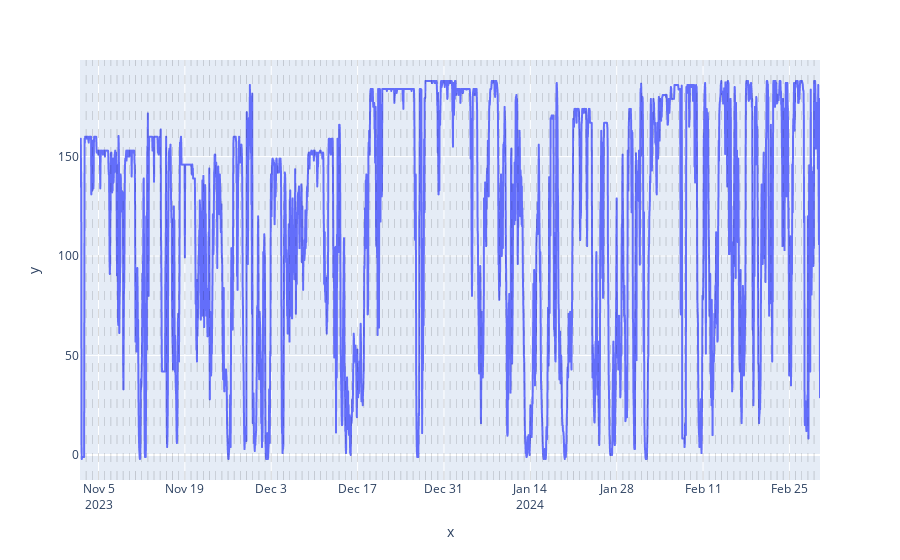

Notebook code for this chart:
### Markdown cell above
Note : It's seems logical and important to keep the number of offset features equal to the maximum size of missing values windows. Indeed, we can roughly expect that we need at least an equal quantity of complete information compare to the quantity of missing information in order to fill the missing values "holes".

### Code cell
# Instanciate a KNN imputer
knn_imputer = KNNImputer(n_neighbors = 3)

# Create the X matrix
X = gen_data_dt_supervised_2.copy(deep = True)

# Fit the imputer
knn_imputer.fit(X)

# Transform
X_imputed = knn_imputer.transform(X)

# Extract the first column of the X_imputed array, and re-create a df
gen_data_dt_imputed_1 = pd.DataFrame({"value": X_imputed[:, 0]}, index = gen_data_dt_supervised_2.index)

# Plot the imputed values
plot_time_serie(gen_data_dt_imputed_1,
                "",
                "value",
                dt_index = True)

### Figure 1 — Plotly figure (JSON) as saved in the notebook; plotly's stock layout.template omitted (floating-point values rounded to 4 significant figures; data arrays with more than 128 entries replaced by an {"elided": "..."} marker saying what was removed)
{"data": [{"hovertemplate": "x=%{x}<br>y=%{y}<extra></extra>", "legendgroup": "", "line": {"color": "#636efa", "dash": "solid"}, "marker": {"symbol": "circle"}, "mode": "lines", "name": "", "showlegend": false, "type": "scattergl", "x": {"elided": "2880 str values"}, "xaxis": "x", "y": {"elided": "2880 float values"}, "yaxis": "y"}], "layout": {"legend": {"tracegroupgap": 0}, "margin": {"t": 60}, "shapes": [{"line": {"color": "black", "dash": "dash", "width": 0.5}, "opacity": 0.3, "type": "line", "x0": "2023-11-03T00:00:00", "x1": "2023-11-03T00:00:00", "xref": "x", "y0": 0, "y1": 1, "yref": "y domain"}, {"line": {"color": "black", "dash": "dash", "width": 0.5}, "opacity": 0.3, "type": "line", "x0": "2023-11-04T00:00:00", "x1": "2023-11-04T00:00:00", "xref": "x", "y0": 0, "y1": 1, "yref": "y domain"}, {"line": {"color": "black", "dash": "dash", "width": 0.5}, "opacity": 0.3, "type": "line", "x0": "2023-11-05T00:00:00", "x1": "2023-11-05T00:00:00", "xref": "x", "y0": 0, "y1": 1, "yref": "y domain"}, {"line": {"color": "black", "dash": "dash", "width": 0.5}, "opacity": 0.3, "type": "line", "x0": "2023-11-06T00:00:00", "x1": "2023-11-06T00:00:00", "xref": "x", "y0": 0, "y1": 1, "yref": "y domain"}, {"line": {"color": "black", "dash": "dash", "width": 0.5}, "opacity": 0.3, "type": "line", "x0": "2023-11-07T00:00:00", "x1": "2023-11-07T00:00:00", "xref": "x", "y0": 0, "y1": 1, "yref": "y domain"}, {"line": {"color": "black", "dash": "dash", "width": 0.5}, "opacity": 0.3, "type": "line", "x0": "2023-11-08T00:00:00", "x1": "2023-11-08T00:00:00", "xref": "x", "y0": 0, "y1": 1, "yref": "y domain"}, {"line": {"color": "black", "dash": "dash", "width": 0.5}, "opacity": 0.3, "type": "line", "x0": "2023-11-09T00:00:00", "x1": "2023-11-09T00:00:00", "xref": "x", "y0": 0, "y1": 1, "yref": "y domain"}, {"line": {"color": "black", "dash": "dash", "width": 0.5}, "opacity": 0.3, "type": "line", "x0": "2023-11-10T00:00:00", "x1": "2023-11-10T00:00:00", "xref": "x", "y0": 0, "y1": 1, "yref": "y domain"}, {"line": {"color": "black", "dash": "dash", "width": 0.5}, "opacity": 0.3, "type": "line", "x0": "2023-11-11T00:00:00", "x1": "2023-11-11T00:00:00", "xref": "x", "y0": 0, "y1": 1, "yref": "y domain"}, {"line": {"color": "black", "dash": "dash", "width": 0.5}, "opacity": 0.3, "type": "line", "x0": "2023-11-12T00:00:00", "x1": "2023-11-12T00:00:00", "xref": "x", "y0": 0, "y1": 1, "yref": "y domain"}, {"line": {"color": "black", "dash": "dash", "width": 0.5}, "opacity": 0.3, "type": "line", "x0": "2023-11-13T00:00:00", "x1": "2023-11-13T00:00:00", "xref": "x", "y0": 0, "y1": 1, "yref": "y domain"}, {"line": {"color": "black", "dash": "dash", "width": 0.5}, "opacity": 0.3, "type": "line", "x0": "2023-11-14T00:00:00", "x1": "2023-11-14T00:00:00", "xref": "x", "y0": 0, "y1": 1, "yref": "y domain"}, {"line": {"color": "black", "dash": "dash", "width": 0.5}, "opacity": 0.3, "type": "line", "x0": "2023-11-15T00:00:00", "x1": "2023-11-15T00:00:00", "xref": "x", "y0": 0, "y1": 1, "yref": "y domain"}, {"line": {"color": "black", "dash": "dash", "width": 0.5}, "opacity": 0.3, "type": "line", "x0": "2023-11-16T00:00:00", "x1": "2023-11-16T00:00:00", "xref": "x", "y0": 0, "y1": 1, "yref": "y domain"}, {"line": {"color": "black", "dash": "dash", "width": 0.5}, "opacity": 0.3, "type": "line", "x0": "2023-11-17T00:00:00", "x1": "2023-11-17T00:00:00", "xref": "x", "y0": 0, "y1": 1, "yref": "y domain"}, {"line": {"color": "black", "dash": "dash", "width": 0.5}, "opacity": 0.3, "type": "line", "x0": "2023-11-18T00:00:00", "x1": "2023-11-18T00:00:00", "xref": "x", "y0": 0, "y1": 1, "yref": "y domain"}, {"line": {"color": "black", "dash": "dash", "width": 0.5}, "opacity": 0.3, "type": "line", "x0": "2023-11-19T00:00:00", "x1": "2023-11-19T00:00:00", "xref": "x", "y0": 0, "y1": 1, "yref": "y domain"}, {"line": {"color": "black", "dash": "dash", "width": 0.5}, "opacity": 0.3, "type": "line", "x0": "2023-11-20T00:00:00", "x1": "2023-11-20T00:00:00", "xref": "x", "y0": 0, "y1": 1, "yref": "y domain"}, {"line": {"color": "black", "dash": "dash", "width": 0.5}, "opacity": 0.3, "type": "line", "x0": "2023-11-21T00:00:00", "x1": "2023-11-21T00:00:00", "xref": "x", "y0": 0, "y1": 1, "yref": "y domain"}, {"line": {"color": "black", "dash": "dash", "width": 0.5}, "opacity": 0.3, "type": "line", "x0": "2023-11-22T00:00:00", "x1": "2023-11-22T00:00:00", "xref": "x", "y0": 0, "y1": 1, "yref": "y domain"}, {"line": {"color": "black", "dash": "dash", "width": 0.5}, "opacity": 0.3, "type": "line", "x0": "2023-11-23T00:00:00", "x1": "2023-11-23T00:00:00", "xref": "x", "y0": 0, "y1": 1, "yref": "y domain"}, {"line": {"color": "black", "dash": "dash", "width": 0.5}, "opacity": 0.3, "type": "line", "x0": "2023-11-24T00:00:00", "x1": "2023-11-24T00:00:00", "xref": "x", "y0": 0, "y1": 1, "yref": "y domain"}, {"line": {"color": "black", "dash": "dash", "width": 0.5}, "opacity": 0.3, "type": "line", "x0": "2023-11-25T00:00:00", "x1": "2023-11-25T00:00:00", "xref": "x", "y0": 0, "y1": 1, "yref": "y domain"}, {"line": {"color": "black", "dash": "dash", "width": 0.5}, "opacity": 0.3, "type": "line", "x0": "2023-11-26T00:00:00", "x1": "2023-11-26T00:00:00", "xref": "x", "y0": 0, "y1": 1, "yref": "y domain"}, {"line": {"color": "black", "dash": "dash", "width": 0.5}, "opacity": 0.3, "type": "line", "x0": "2023-11-27T00:00:00", "x1": "2023-11-27T00:00:00", "xref": "x", "y0": 0, "y1": 1, "yref": "y domain"}, {"line": {"color": "black", "dash": "dash", "width": 0.5}, "opacity": 0.3, "type": "line", "x0": "2023-11-28T00:00:00", "x1": "2023-11-28T00:00:00", "xref": "x", "y0": 0, "y1": 1, "yref": "y domain"}, {"line": {"color": "black", "dash": "dash", "width": 0.5}, "opacity": 0.3, "type": "line", "x0": "2023-11-29T00:00:00", "x1": "2023-11-29T00:00:00", "xref": "x", "y0": 0, "y1": 1, "yref": "y domain"}, {"line": {"color": "black", "dash": "dash", "width": 0.5}, "opacity": 0.3, "type": "line", "x0": "2023-11-30T00:00:00", "x1": "2023-11-30T00:00:00", "xref": "x", "y0": 0, "y1": 1, "yref": "y domain"}, {"line": {"color": "black", "dash": "dash", "width": 0.5}, "opacity": 0.3, "type": "line", "x0": "2023-12-01T00:00:00", "x1": "2023-12-01T00:00:00", "xref": "x", "y0": 0, "y1": 1, "yref": "y domain"}, {"line": {"color": "black", "dash": "dash", "width": 0.5}, "opacity": 0.3, "type": "line", "x0": "2023-12-02T00:00:00", "x1": "2023-12-02T00:00:00", "xref": "x", "y0": 0, "y1": 1, "yref": "y domain"}, {"line": {"color": "black", "dash": "dash", "width": 0.5}, "opacity": 0.3, "type": "line", "x0": "2023-12-03T00:00:00", "x1": "2023-12-03T00:00:00", "xref": "x", "y0": 0, "y1": 1, "yref": "y domain"}, {"line": {"color": "black", "dash": "dash", "width": 0.5}, "opacity": 0.3, "type": "line", "x0": "2023-12-04T00:00:00", "x1": "2023-12-04T00:00:00", "xref": "x", "y0": 0, "y1": 1, "yref": "y domain"}, {"line": {"color": "black", "dash": "dash", "width": 0.5}, "opacity": 0.3, "type": "line", "x0": "2023-12-05T00:00:00", "x1": "2023-12-05T00:00:00", "xref": "x", "y0": 0, "y1": 1, "yref": "y domain"}, {"line": {"color": "black", "dash": "dash", "width": 0.5}, "opacity": 0.3, "type": "line", "x0": "2023-12-06T00:00:00", "x1": "2023-12-06T00:00:00", "xref": "x", "y0": 0, "y1": 1, "yref": "y domain"}, {"line": {"color": "black", "dash": "dash", "width": 0.5}, "opacity": 0.3, "type": "line", "x0": "2023-12-07T00:00:00", "x1": "2023-12-07T00:00:00", "xref": "x", "y0": 0, "y1": 1, "yref": "y domain"}, {"line": {"color": "black", "dash": "dash", "width": 0.5}, "opacity": 0.3, "type": "line", "x0": "2023-12-08T00:00:00", "x1": "2023-12-08T00:00:00", "xref": "x", "y0": 0, "y1": 1, "yref": "y domain"}, {"line": {"color": "black", "dash": "dash", "width": 0.5}, "opacity": 0.3, "type": "line", "x0": "2023-12-09T00:00:00", "x1": "2023-12-09T00:00:00", "xref": "x", "y0": 0, "y1": 1, "yref": "y domain"}, {"line": {"color": "black", "dash": "dash", "width": 0.5}, "opacity": 0.3, "type": "line", "x0": "2023-12-10T00:00:00", "x1": "2023-12-10T00:00:00", "xref": "x", "y0": 0, "y1": 1, "yref": "y domain"}, {"line": {"color": "black", "dash": "dash", "width": 0.5}, "opacity": 0.3, "type": "line", "x0": "2023-12-11T00:00:00", "x1": "2023-12-11T00:00:00", "xref": "x", "y0": 0, "y1": 1, "yref": "y domain"}, {"line": {"color": "black", "dash": "dash", "width": 0.5}, "opacity": 0.3, "type": "line", "x0": "2023-12-12T00:00:00", "x1": "2023-12-12T00:00:00", "xref": "x", "y0": 0, "y1": 1, "yref": "y domain"}, {"line": {"color": "black", "dash": "dash", "width": 0.5}, "opacity": 0.3, "type": "line", "x0": "2023-12-13T00:00:00", "x1": "2023-12-13T00:00:00", "xref": "x", "y0": 0, "y1": 1, "yref": "y domain"}, {"line": {"color": "black", "dash": "dash", "width": 0.5}, "opacity": 0.3, "type": "line", "x0": "2023-12-14T00:00:00", "x1": "2023-12-14T00:00:00", "xref": "x", "y0": 0, "y1": 1, "yref": "y domain"}, {"line": {"color": "black", "dash": "dash", "width": 0.5}, "opacity": 0.3, "type": "line", "x0": "2023-12-15T00:00:00", "x1": "2023-12-15T00:00:00", "xref": "x", "y0": 0, "y1": 1, "yref": "y domain"}, {"line": {"color": "black", "dash": "dash", "width": 0.5}, "opacity": 0.3, "type": "line", "x0": "2023-12-16T00:00:00", "x1": "2023-12-16T00:00:00", "xref": "x", "y0": 0, "y1": 1, "yref": "y domain"}, {"line": {"color": "black", "dash": "dash", "width": 0.5}, "opacity": 0.3, "type": "line", "x0": "2023-12-17T00:00:00", "x1": "2023-12-17T00:00:00", "xref": "x", "y0": 0, "y1": 1, "yref": "y domain"}, {"line": {"color": "black", "dash": "dash", "width": 0.5}, "opacity": 0.3, "type": "line", "x0": "2023-12-18T00:00:00", "x1": "2023-12-18T00:00:00", "xref": "x", "y0": 0, "y1": 1, "yref": "y domain"}, {"line": {"color": "black", "dash": "dash", "width": 0.5}, "opacity": 0.3, "type": "line", "x0": "2023-12-19T00:00:00", "x1": "2023-12-19T00:00:00", "xref": "x", "y0": 0, "y1": 1, "yref": "y domain"}, {"line": {"color": "black", "dash": "dash", "width": 0.5}, "opacity": 0.3, "type": "line", "x0": "2023-12-20T00:00:00", "x1": "2023-12-20T00:00:00", "xref": "x", "y0": 0, "y1": 1, "yref": "y domain"}, {"line": {"color": "black", "dash": "dash", "width": 0.5}, "opacity": 0.3, "type": "line", "x0": "2023-12-21T00:00:00", "x1": "2023-12-21T00:00:00", "xref": "x", "y0": 0, "y1": 1, "yref": "y domain"}, {"line": {"color": "black", "dash": "dash", "width": 0.5}, "opacity": 0.3, "type": "line", "x0": "2023-12-22T00:00:00", "x1": "2023-12-22T00:00:00", "xref": "x", "y0": 0, "y1": 1, "yref": "y domain"}, {"line": {"color": "black", "dash": "dash", "width": 0.5}, "opacity": 0.3, "type": "line", "x0": "2023-12-23T00:00:00", "x1": "2023-12-23T00:00:00", "xref": "x", "y0": 0, "y1": 1, "yref": "y domain"}, {"line": {"color": "black", "dash": "dash", "width": 0.5}, "opacity": 0.3, "type": "line", "x0": "2023-12-24T00:00:00", "x1": "2023-12-24T00:00:00", "xref": "x", "y0": 0, "y1": 1, "yref": "y domain"}, {"line": {"color": "black", "dash": "dash", "width": 0.5}, "opacity": 0.3, "type": "line", "x0": "2023-12-25T00:00:00", "x1": "2023-12-25T00:00:00", "xref": "x", "y0": 0, "y1": 1, "yref": "y domain"}, {"line": {"color": "black", "dash": "dash", "width": 0.5}, "opacity": 0.3, "type": "line", "x0": "2023-12-26T00:00:00", "x1": "2023-12-26T00:00:00", "xref": "x", "y0": 0, "y1": 1, "yref": "y domain"}, {"line": {"color": "black", "dash": "dash", "width": 0.5}, "opacity": 0.3, "type": "line", "x0": "2023-12-27T00:00:00", "x1": "2023-12-27T00:00:00", "xref": "x", "y0": 0, "y1": 1, "yref": "y domain"}, {"line": {"color": "black", "dash": "dash", "width": 0.5}, "opacity": 0.3, "type": "line", "x0": "2023-12-28T00:00:00", "x1": "2023-12-28T00:00:00", "xref": "x", "y0": 0, "y1": 1, "yref": "y domain"}, {"line": {"color": "black", "dash": "dash", "width": 0.5}, "opacity": 0.3, "type": "line", "x0": "2023-12-29T00:00:00", "x1": "2023-12-29T00:00:00", "xref": "x", "y0": 0, "y1": 1, "yref": "y domain"}, {"line": {"color": "black", "dash": "dash", "width": 0.5}, "opacity": 0.3, "type": "line", "x0": "2023-12-30T00:00:00", "x1": "2023-12-30T00:00:00", "xref": "x", "y0": 0, "y1": 1, "yref": "y domain"}, {"line": {"color": "black", "dash": "dash", "width": 0.5}, "opacity": 0.3, "type": "line", "x0": "2023-12-31T00:00:00", "x1": "2023-12-31T00:00:00", "xref": "x", "y0": 0, "y1": 1, "yref": "y domain"}, {"line": {"color": "black", "dash": "dash", "width": 0.5}, "opacity": 0.3, "type": "line", "x0": "2024-01-01T00:00:00", "x1": "2024-01-01T00:00:00", "xref": "x", "y0": 0, "y1": 1, "yref": "y domain"}, {"line": {"color": "black", "dash": "dash", "width": 0.5}, "opacity": 0.3, "type": "line", "x0": "2024-01-02T00:00:00", "x1": "2024-01-02T00:00:00", "xref": "x", "y0": 0, "y1": 1, "yref": "y domain"}, {"line": {"color": "black", "dash": "dash", "width": 0.5}, "opacity": 0.3, "type": "line", "x0": "2024-01-03T00:00:00", "x1": "2024-01-03T00:00:00", "xref": "x", "y0": 0, "y1": 1, "yref": "y domain"}, {"line": {"color": "black", "dash": "dash", "width": 0.5}, "opacity": 0.3, "type": "line", "x0": "2024-01-04T00:00:00", "x1": "2024-01-04T00:00:00", "xref": "x", "y0": 0, "y1": 1, "yref": "y domain"}, {"line": {"color": "black", "dash": "dash", "width": 0.5}, "opacity": 0.3, "type": "line", "x0": "2024-01-05T00:00:00", "x1": "2024-01-05T00:00:00", "xref": "x", "y0": 0, "y1": 1, "yref": "y domain"}, {"line": {"color": "black", "dash": "dash", "width": 0.5}, "opacity": 0.3, "type": "line", "x0": "2024-01-06T00:00:00", "x1": "2024-01-06T00:00:00", "xref": "x", "y0": 0, "y1": 1, "yref": "y domain"}, {"line": {"color": "black", "dash": "dash", "width": 0.5}, "opacity": 0.3, "type": "line", "x0": "2024-01-07T00:00:00", "x1": "2024-01-07T00:00:00", "xref": "x", "y0": 0, "y1": 1, "yref": "y domain"}, {"line": {"color": "black", "dash": "dash", "width": 0.5}, "opacity": 0.3, "type": "line", "x0": "2024-01-08T00:00:00", "x1": "2024-01-08T00:00:00", "xref": "x", "y0": 0, "y1": 1, "yref": "y domain"}, {"line": {"color": "black", "dash": "dash", "width": 0.5}, "opacity": 0.3, "type": "line", "x0": "2024-01-09T00:00:00", "x1": "2024-01-09T00:00:00", "xref": "x", "y0": 0, "y1": 1, "yref": "y domain"}, {"line": {"color": "black", "dash": "dash", "width": 0.5}, "opacity": 0.3, "type": "line", "x0": "2024-01-10T00:00:00", "x1": "2024-01-10T00:00:00", "xref": "x", "y0": 0, "y1": 1, "yref": "y domain"}, {"line": {"color": "black", "dash": "dash", "width": 0.5}, "opacity": 0.3, "type": "line", "x0": "2024-01-11T00:00:00", "x1": "2024-01-11T00:00:00", "xref": "x", "y0": 0, "y1": 1, "yref": "y domain"}, {"line": {"color": "black", "dash": "dash", "width": 0.5}, "opacity": 0.3, "type": "line", "x0": "2024-01-12T00:00:00", "x1": "2024-01-12T00:00:00", "xref": "x", "y0": 0, "y1": 1, "yref": "y domain"}, {"line": {"color": "black", "dash": "dash", "width": 0.5}, "opacity": 0.3, "type": "line", "x0": "2024-01-13T00:00:00", "x1": "2024-01-13T00:00:00", "xref": "x", "y0": 0, "y1": 1, "yref": "y domain"}, {"line": {"color": "black", "dash": "dash", "width": 0.5}, "opacity": 0.3, "type": "line", "x0": "2024-01-14T00:00:00", "x1": "2024-01-14T00:00:00", "xref": "x", "y0": 0, "y1": 1, "yref": "y domain"}, {"line": {"color": "black", "dash": "dash", "width": 0.5}, "opacity": 0.3, "type": "line", "x0": "2024-01-15T00:00:00", "x1": "2024-01-15T00:00:00", "xref": "x", "y0": 0, "y1": 1, "yref": "y domain"}, {"line": {"color": "black", "dash": "dash", "width": 0.5}, "opacity": 0.3, "type": "line", "x0": "2024-01-16T00:00:00", "x1": "2024-01-16T00:00:00", "xref": "x", "y0": 0, "y1": 1, "yref": "y domain"}, {"line": {"color": "black", "dash": "dash", "width": 0.5}, "opacity": 0.3, "type": "line", "x0": "2024-01-17T00:00:00", "x1": "2024-01-17T00:00:00", "xref": "x", "y0": 0, "y1": 1, "yref": "y domain"}, {"line": {"color": "black", "dash": "dash", "width": 0.5}, "opacity": 0.3, "type": "line", "x0": "2024-01-18T00:00:00", "x1": "2024-01-18T00:00:00", "xref": "x", "y0": 0, "y1": 1, "yref": "y domain"}, {"line": {"color": "black", "dash": "dash", "width": 0.5}, "opacity": 0.3, "type": "line", "x0": "2024-01-19T00:00:00", "x1": "2024-01-19T00:00:00", "xref": "x", "y0": 0, "y1": 1, "yref": "y domain"}, {"line": {"color": "black", "dash": "dash", "width": 0.5}, "opacity": 0.3, "type": "line", "x0": "2024-01-20T00:00:00", "x1": "2024-01-20T00:00:00", "xref": "x", "y0": 0, "y1": 1, "yref": "y domain"}, {"line": {"color": "black", "dash": "dash", "width": 0.5}, "opacity": 0.3, "type": "line", "x0": "2024-01-21T00:00:00", "x1": "2024-01-21T00:00:00", "xref": "x", "y0": 0, "y1": 1, "yref": "y domain"}, {"line": {"color": "black", "dash": "dash", "width": 0.5}, "opacity": 0.3, "type": "line", "x0": "2024-01-22T00:00:00", "x1": "2024-01-22T00:00:00", "xref": "x", "y0": 0, "y1": 1, "yref": "y domain"}, {"line": {"color": "black", "dash": "dash", "width": 0.5}, "opacity": 0.3, "type": "line", "x0": "2024-01-23T00:00:00", "x1": "2024-01-23T00:00:00", "xref": "x", "y0": 0, "y1": 1, "yref": "y domain"}, {"line": {"color": "black", "dash": "dash", "width": 0.5}, "opacity": 0.3, "type": "line", "x0": "2024-01-24T00:00:00", "x1": "2024-01-24T00:00:00", "xref": "x", "y0": 0, "y1": 1, "yref": "y domain"}, {"line": {"color": "black", "dash": "dash", "width": 0.5}, "opacity": 0.3, "type": "line", "x0": "2024-01-25T00:00:00", "x1": "2024-01-25T00:00:00", "xref": "x", "y0": 0, "y1": 1, "yref": "y domain"}, {"line": {"color": "black", "dash": "dash", "width": 0.5}, "opacity": 0.3, "type": "line", "x0": "2024-01-26T00:00:00", "x1": "2024-01-26T00:00:00", "xref": "x", "y0": 0, "y1": 1, "yref": "y domain"}, {"line": {"color": "black", "dash": "dash", "width": 0.5}, "opacity": 0.3, "type": "line", "x0": "2024-01-27T00:00:00", "x1": "2024-01-27T00:00:00", "xref": "x", "y0": 0, "y1": 1, "yref": "y domain"}, {"line": {"color": "black", "dash": "dash", "width": 0.5}, "opacity": 0.3, "type": "line", "x0": "2024-01-28T00:00:00", "x1": "2024-01-28T00:00:00", "xref": "x", "y0": 0, "y1": 1, "yref": "y domain"}, {"line": {"color": "black", "dash": "dash", "width": 0.5}, "opacity": 0.3, "type": "line", "x0": "2024-01-29T00:00:00", "x1": "2024-01-29T00:00:00", "xref": "x", "y0": 0, "y1": 1, "yref": "y domain"}, {"line": {"color": "black", "dash": "dash", "width": 0.5}, "opacity": 0.3, "type": "line", "x0": "2024-01-30T00:00:00", "x1": "2024-01-30T00:00:00", "xref": "x", "y0": 0, "y1": 1, "yref": "y domain"}, {"line": {"color": "black", "dash": "dash", "width": 0.5}, "opacity": 0.3, "type": "line", "x0": "2024-01-31T00:00:00", "x1": "2024-01-31T00:00:00", "xref": "x", "y0": 0, "y1": 1, "yref": "y domain"}, {"line": {"color": "black", "dash": "dash", "width": 0.5}, "opacity": 0.3, "type": "line", "x0": "2024-02-01T00:00:00", "x1": "2024-02-01T00:00:00", "xref": "x", "y0": 0, "y1": 1, "yref": "y domain"}, {"line": {"color": "black", "dash": "dash", "width": 0.5}, "opacity": 0.3, "type": "line", "x0": "2024-02-02T00:00:00", "x1": "2024-02-02T00:00:00", "xref": "x", "y0": 0, "y1": 1, "yref": "y domain"}, {"line": {"color": "black", "dash": "dash", "width": 0.5}, "opacity": 0.3, "type": "line", "x0": "2024-02-03T00:00:00", "x1": "2024-02-03T00:00:00", "xref": "x", "y0": 0, "y1": 1, "yref": "y domain"}, {"line": {"color": "black", "dash": "dash", "width": 0.5}, "opacity": 0.3, "type": "line", "x0": "2024-02-04T00:00:00", "x1": "2024-02-04T00:00:00", "xref": "x", "y0": 0, "y1": 1, "yref": "y domain"}, {"line": {"color": "black", "dash": "dash", "width": 0.5}, "opacity": 0.3, "type": "line", "x0": "2024-02-05T00:00:00", "x1": "2024-02-05T00:00:00", "xref": "x", "y0": 0, "y1": 1, "yref": "y domain"}, {"line": {"color": "black", "dash": "dash", "width": 0.5}, "opacity": 0.3, "type": "line", "x0": "2024-02-06T00:00:00", "x1": "2024-02-06T00:00:00", "xref": "x", "y0": 0, "y1": 1, "yref": "y domain"}, {"line": {"color": "black", "dash": "dash", "width": 0.5}, "opacity": 0.3, "type": "line", "x0": "2024-02-07T00:00:00", "x1": "2024-02-07T00:00:00", "xref": "x", "y0": 0, "y1": 1, "yref": "y domain"}, {"line": {"color": "black", "dash": "dash", "width": 0.5}, "opacity": 0.3, "type": "line", "x0": "2024-02-08T00:00:00", "x1": "2024-02-08T00:00:00", "xref": "x", "y0": 0, "y1": 1, "yref": "y domain"}, {"line": {"color": "black", "dash": "dash", "width": 0.5}, "opacity": 0.3, "type": "line", "x0": "2024-02-09T00:00:00", "x1": "2024-02-09T00:00:00", "xref": "x", "y0": 0, "y1": 1, "yref": "y domain"}, {"line": {"color": "black", "dash": "dash", "width": 0.5}, "opacity": 0.3, "type": "line", "x0": "2024-02-10T00:00:00", "x1": "2024-02-10T00:00:00", "xref": "x", "y0": 0, "y1": 1, "yref": "y domain"}, {"line": {"color": "black", "dash": "dash", "width": 0.5}, "opacity": 0.3, "type": "line", "x0": "2024-02-11T00:00:00", "x1": "2024-02-11T00:00:00", "xref": "x", "y0": 0, "y1": 1, "yref": "y domain"}, {"line": {"color": "black", "dash": "dash", "width": 0.5}, "opacity": 0.3, "type": "line", "x0": "2024-02-12T00:00:00", "x1": "2024-02-12T00:00:00", "xref": "x", "y0": 0, "y1": 1, "yref": "y domain"}, {"line": {"color": "black", "dash": "dash", "width": 0.5}, "opacity": 0.3, "type": "line", "x0": "2024-02-13T00:00:00", "x1": "2024-02-13T00:00:00", "xref": "x", "y0": 0, "y1": 1, "yref": "y domain"}, {"line": {"color": "black", "dash": "dash", "width": 0.5}, "opacity": 0.3, "type": "line", "x0": "2024-02-14T00:00:00", "x1": "2024-02-14T00:00:00", "xref": "x", "y0": 0, "y1": 1, "yref": "y domain"}, {"line": {"color": "black", "dash": "dash", "width": 0.5}, "opacity": 0.3, "type": "line", "x0": "2024-02-15T00:00:00", "x1": "2024-02-15T00:00:00", "xref": "x", "y0": 0, "y1": 1, "yref": "y domain"}, {"line": {"color": "black", "dash": "dash", "width": 0.5}, "opacity": 0.3, "type": "line", "x0": "2024-02-16T00:00:00", "x1": "2024-02-16T00:00:00", "xref": "x", "y0": 0, "y1": 1, "yref": "y domain"}, {"line": {"color": "black", "dash": "dash", "width": 0.5}, "opacity": 0.3, "type": "line", "x0": "2024-02-17T00:00:00", "x1": "2024-02-17T00:00:00", "xref": "x", "y0": 0, "y1": 1, "yref": "y domain"}, {"line": {"color": "black", "dash": "dash", "width": 0.5}, "opacity": 0.3, "type": "line", "x0": "2024-02-18T00:00:00", "x1": "2024-02-18T00:00:00", "xref": "x", "y0": 0, "y1": 1, "yref": "y domain"}, {"line": {"color": "black", "dash": "dash", "width": 0.5}, "opacity": 0.3, "type": "line", "x0": "2024-02-19T00:00:00", "x1": "2024-02-19T00:00:00", "xref": "x", "y0": 0, "y1": 1, "yref": "y domain"}, {"line": {"color": "black", "dash": "dash", "width": 0.5}, "opacity": 0.3, "type": "line", "x0": "2024-02-20T00:00:00", "x1": "2024-02-20T00:00:00", "xref": "x", "y0": 0, "y1": 1, "yref": "y domain"}, {"line": {"color": "black", "dash": "dash", "width": 0.5}, "opacity": 0.3, "type": "line", "x0": "2024-02-21T00:00:00", "x1": "2024-02-21T00:00:00", "xref": "x", "y0": 0, "y1": 1, "yref": "y domain"}, {"line": {"color": "black", "dash": "dash", "width": 0.5}, "opacity": 0.3, "type": "line", "x0": "2024-02-22T00:00:00", "x1": "2024-02-22T00:00:00", "xref": "x", "y0": 0, "y1": 1, "yref": "y domain"}, {"line": {"color": "black", "dash": "dash", "width": 0.5}, "opacity": 0.3, "type": "line", "x0": "2024-02-23T00:00:00", "x1": "2024-02-23T00:00:00", "xref": "x", "y0": 0, "y1": 1, "yref": "y domain"}, {"line": {"color": "black", "dash": "dash", "width": 0.5}, "opacity": 0.3, "type": "line", "x0": "2024-02-24T00:00:00", "x1": "2024-02-24T00:00:00", "xref": "x", "y0": 0, "y1": 1, "yref": "y domain"}, {"line": {"color": "black", "dash": "dash", "width": 0.5}, "opacity": 0.3, "type": "line", "x0": "2024-02-25T00:00:00", "x1": "2024-02-25T00:00:00", "xref": "x", "y0": 0, "y1": 1, "yref": "y domain"}, {"line": {"color": "black", "dash": "dash", "width": 0.5}, "opacity": 0.3, "type": "line", "x0": "2024-02-26T00:00:00", "x1": "2024-02-26T00:00:00", "xref": "x", "y0": 0, "y1": 1, "yref": "y domain"}, {"line": {"color": "black", "dash": "dash", "width": 0.5}, "opacity": 0.3, "type": "line", "x0": "2024-02-27T00:00:00", "x1": "2024-02-27T00:00:00", "xref": "x", "y0": 0, "y1": 1, "yref": "y domain"}, {"line": {"color": "black", "dash": "dash", "width": 0.5}, "opacity": 0.3, "type": "line", "x0": "2024-02-28T00:00:00", "x1": "2024-02-28T00:00:00", "xref": "x", "y0": 0, "y1": 1, "yref": "y domain"}, {"line": {"color": "black", "dash": "dash", "width": 0.5}, "opacity": 0.3, "type": "line", "x0": "2024-02-29T00:00:00", "x1": "2024-02-29T00:00:00", "xref": "x", "y0": 0, "y1": 1, "yref": "y domain"}], "xaxis": {"anchor": "y", "domain": [0, 1], "title": {"text": "x"}}, "yaxis": {"anchor": "x", "domain": [0, 1], "title": {"text": "y"}}}}
